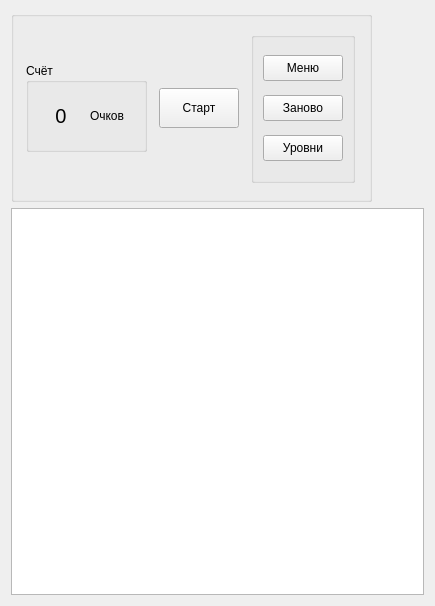
<?xml version="1.0" encoding="UTF-8"?>
<ui version="4.0">
 <class>GameScreen</class>
 <widget class="QWidget" name="GameScreen">
  <property name="geometry">
   <rect>
    <x>0</x>
    <y>0</y>
    <width>435</width>
    <height>606</height>
   </rect>
  </property>
  <property name="windowTitle">
   <string>Змейка</string>
  </property>
  <layout class="QVBoxLayout" name="verticalLayout_2">
   <property name="sizeConstraint">
    <enum>QLayout::SetDefaultConstraint</enum>
   </property>
   <item>
    <widget class="QGroupBox" name="groupBox">
     <property name="minimumSize">
      <size>
       <width>361</width>
       <height>191</height>
      </size>
     </property>
     <property name="maximumSize">
      <size>
       <width>361</width>
       <height>191</height>
      </size>
     </property>
     <property name="layoutDirection">
      <enum>Qt::LeftToRight</enum>
     </property>
     <property name="title">
      <string/>
     </property>
     <property name="alignment">
      <set>Qt::AlignCenter</set>
     </property>
     <layout class="QHBoxLayout" name="horizontalLayout_2">
      <property name="spacing">
       <number>0</number>
      </property>
      <property name="leftMargin">
       <number>0</number>
      </property>
      <property name="topMargin">
       <number>0</number>
      </property>
      <property name="rightMargin">
       <number>0</number>
      </property>
      <property name="bottomMargin">
       <number>0</number>
      </property>
      <item>
       <widget class="QGroupBox" name="groupBoxNum">
        <property name="minimumSize">
         <size>
          <width>121</width>
          <height>81</height>
         </size>
        </property>
        <property name="maximumSize">
         <size>
          <width>121</width>
          <height>89</height>
         </size>
        </property>
        <property name="title">
         <string>Счёт</string>
        </property>
        <layout class="QHBoxLayout" name="horizontalLayout">
         <item>
          <widget class="QLabel" name="label">
           <property name="font">
            <font>
             <pointsize>15</pointsize>
            </font>
           </property>
           <property name="text">
            <string>0</string>
           </property>
           <property name="alignment">
            <set>Qt::AlignCenter</set>
           </property>
          </widget>
         </item>
         <item>
          <widget class="QLabel" name="lableNum">
           <property name="text">
            <string>Очков</string>
           </property>
          </widget>
         </item>
        </layout>
       </widget>
      </item>
      <item>
       <widget class="QPushButton" name="start">
        <property name="minimumSize">
         <size>
          <width>80</width>
          <height>40</height>
         </size>
        </property>
        <property name="maximumSize">
         <size>
          <width>80</width>
          <height>40</height>
         </size>
        </property>
        <property name="focusPolicy">
         <enum>Qt::NoFocus</enum>
        </property>
        <property name="text">
         <string>Старт</string>
        </property>
       </widget>
      </item>
      <item>
       <widget class="QGroupBox" name="groupBoxButton">
        <property name="minimumSize">
         <size>
          <width>104</width>
          <height>151</height>
         </size>
        </property>
        <property name="maximumSize">
         <size>
          <width>104</width>
          <height>151</height>
         </size>
        </property>
        <property name="title">
         <string/>
        </property>
        <layout class="QVBoxLayout" name="verticalLayout">
         <item>
          <widget class="QPushButton" name="exit">
           <property name="minimumSize">
            <size>
             <width>80</width>
             <height>26</height>
            </size>
           </property>
           <property name="maximumSize">
            <size>
             <width>80</width>
             <height>26</height>
            </size>
           </property>
           <property name="focusPolicy">
            <enum>Qt::NoFocus</enum>
           </property>
           <property name="text">
            <string>Меню</string>
           </property>
          </widget>
         </item>
         <item>
          <widget class="QPushButton" name="zanovo">
           <property name="minimumSize">
            <size>
             <width>80</width>
             <height>26</height>
            </size>
           </property>
           <property name="maximumSize">
            <size>
             <width>80</width>
             <height>26</height>
            </size>
           </property>
           <property name="focusPolicy">
            <enum>Qt::NoFocus</enum>
           </property>
           <property name="text">
            <string>Заново</string>
           </property>
          </widget>
         </item>
         <item>
          <widget class="QPushButton" name="level">
           <property name="minimumSize">
            <size>
             <width>80</width>
             <height>26</height>
            </size>
           </property>
           <property name="maximumSize">
            <size>
             <width>80</width>
             <height>26</height>
            </size>
           </property>
           <property name="focusPolicy">
            <enum>Qt::NoFocus</enum>
           </property>
           <property name="text">
            <string>Уровни</string>
           </property>
          </widget>
         </item>
        </layout>
       </widget>
      </item>
     </layout>
    </widget>
   </item>
   <item>
    <widget class="QTableView" name="tableGame">
     <property name="mouseTracking">
      <bool>false</bool>
     </property>
     <property name="focusPolicy">
      <enum>Qt::NoFocus</enum>
     </property>
     <property name="midLineWidth">
      <number>19</number>
     </property>
     <property name="verticalScrollBarPolicy">
      <enum>Qt::ScrollBarAlwaysOff</enum>
     </property>
     <property name="horizontalScrollBarPolicy">
      <enum>Qt::ScrollBarAlwaysOff</enum>
     </property>
     <property name="autoScroll">
      <bool>false</bool>
     </property>
     <property name="editTriggers">
      <set>QAbstractItemView::NoEditTriggers</set>
     </property>
     <property name="alternatingRowColors">
      <bool>false</bool>
     </property>
     <attribute name="horizontalHeaderVisible">
      <bool>false</bool>
     </attribute>
     <attribute name="horizontalHeaderDefaultSectionSize">
      <number>20</number>
     </attribute>
     <attribute name="horizontalHeaderMinimumSectionSize">
      <number>20</number>
     </attribute>
     <attribute name="verticalHeaderVisible">
      <bool>false</bool>
     </attribute>
     <attribute name="verticalHeaderDefaultSectionSize">
      <number>20</number>
     </attribute>
     <attribute name="verticalHeaderMinimumSectionSize">
      <number>20</number>
     </attribute>
    </widget>
   </item>
  </layout>
 </widget>
 <resources/>
 <connections/>
</ui>
